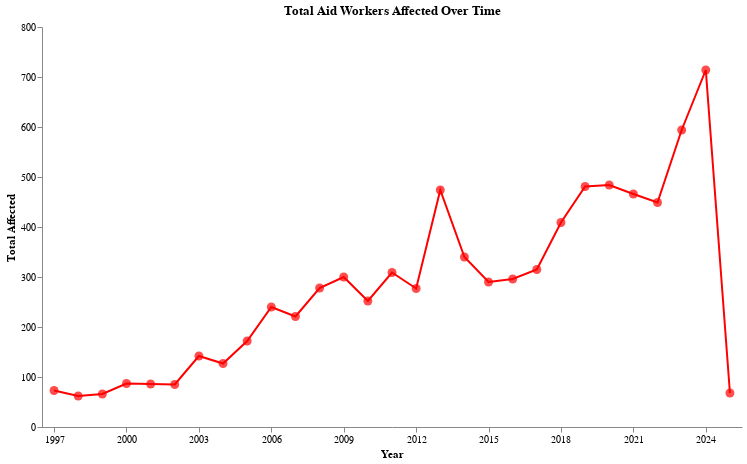

Here is the notebook cell this chart was saved with:
### Markdown cell above
# Total affected across the world

### Code cell
# Convert Year to string (Altair handles x-axis better this way)
security_incidents_clean['Year'] = security_incidents_clean['Year'].astype(str)

# Group by year
yearly = security_incidents_clean.groupby('Year')['Total affected'].sum().reset_index()

# Get tick labels for every 3rd year
tick_values = yearly['Year'][::3].tolist()

# Line chart
line = alt.Chart(yearly).mark_line(
    color='red'
).encode(
    x=alt.X('Year:N', title='Year', axis=alt.Axis(values=tick_values, labelAngle=0)),
    y=alt.Y('Total affected:Q', title='Total Affected', axis=alt.Axis(grid=False)),
    tooltip=[
        alt.Tooltip('Year:N'),
        alt.Tooltip('Total affected:Q')
    ]
).properties(
    title='Total Aid Workers Affected Over Time',
    width=700,
    height=400
)

# Red markers
points = alt.Chart(yearly).mark_point(
    color='red',
    filled=True,
    size=80
).encode(
    x='Year:N',
    y='Total affected:Q',
    tooltip=[
        alt.Tooltip('Year:N'),
        alt.Tooltip('Total affected:Q')
    ]
)

final_chart = (line + points).interactive().configure_view(
    stroke=None
)
final_chart.save('../plots/total_affected_over_time.html')
final_chart

### Figure 1 — Vega-Lite specification as saved in the notebook (floating-point values rounded to 4 significant figures)
{"config": {"view": {"continuousWidth": 400, "continuousHeight": 300, "stroke": null}}, "layer": [{"mark": {"type": "line", "color": "red"}, "encoding": {"tooltip": [{"field": "Year", "type": "nominal"}, {"field": "Total affected", "type": "quantitative"}], "x": {"axis": {"labelAngle": 0, "values": ["1997", "2000", "2003", "2006", "2009", "2012", "2015", "2018", "2021", "2024"]}, "field": "Year", "title": "Year", "type": "nominal"}, "y": {"axis": {"grid": false}, "field": "Total affected", "title": "Total Affected", "type": "quantitative"}}, "height": 400, "selection": {"selector015": {"type": "interval", "bind": "scales", "encodings": ["x", "y"]}}, "title": "Total Aid Workers Affected Over Time", "width": 700}, {"mark": {"type": "point", "color": "red", "filled": true, "size": 80}, "encoding": {"tooltip": [{"field": "Year", "type": "nominal"}, {"field": "Total affected", "type": "quantitative"}], "x": {"field": "Year", "type": "nominal"}, "y": {"field": "Total affected", "type": "quantitative"}}}], "data": {"name": "data-995181508a35faa15cad8948f1dfdfc7"}, "$schema": "https://vega.github.io/schema/vega-lite/v4.17.0.json", "datasets": {"data-995181508a35faa15cad8948f1dfdfc7": [{"Year": "1997", "Total affected": 73}, {"Year": "1998", "Total affected": 62}, {"Year": "1999", "Total affected": 66}, {"Year": "2000", "Total affected": 87}, {"Year": "2001", "Total affected": 86}, {"Year": "2002", "Total affected": 85}, {"Year": "2003", "Total affected": 142}, {"Year": "2004", "Total affected": 127}, {"Year": "2005", "Total affected": 172}, {"Year": "2006", "Total affected": 240}, {"Year": "2007", "Total affected": 221}, {"Year": "2008", "Total affected": 278}, {"Year": "2009", "Total affected": 300}, {"Year": "2010", "Total affected": 252}, {"Year": "2011", "Total affected": 309}, {"Year": "2012", "Total affected": 277}, {"Year": "2013", "Total affected": 474}, {"Year": "2014", "Total affected": 340}, {"Year": "2015", "Total affected": 290}, {"Year": "2016", "Total affected": 296}, {"Year": "2017", "Total affected": 315}, {"Year": "2018", "Total affected": 409}, {"Year": "2019", "Total affected": 481}, {"Year": "2020", "Total affected": 484}, {"Year": "2021", "Total affected": 466}, {"Year": "2022", "Total affected": 449}, {"Year": "2023", "Total affected": 594}, {"Year": "2024", "Total affected": 714}, {"Year": "2025", "Total affected": 68}]}}
